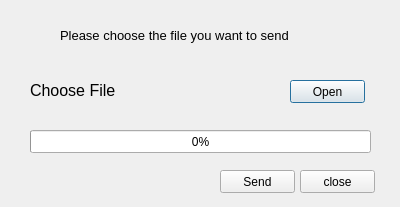
<?xml version="1.0" encoding="UTF-8"?>
<ui version="4.0">
 <class>Server</class>
 <widget class="QDialog" name="Server">
  <property name="geometry">
   <rect>
    <x>0</x>
    <y>0</y>
    <width>400</width>
    <height>207</height>
   </rect>
  </property>
  <property name="windowTitle">
   <string>发送</string>
  </property>
  <widget class="QLabel" name="sStatusLbl">
   <property name="geometry">
    <rect>
     <x>60</x>
     <y>10</y>
     <width>331</width>
     <height>51</height>
    </rect>
   </property>
   <property name="font">
    <font>
     <pointsize>10</pointsize>
    </font>
   </property>
   <property name="text">
    <string>Please choose the file you want to send</string>
   </property>
  </widget>
  <widget class="QProgressBar" name="progressBar">
   <property name="geometry">
    <rect>
     <x>30</x>
     <y>130</y>
     <width>341</width>
     <height>23</height>
    </rect>
   </property>
   <property name="value">
    <number>0</number>
   </property>
  </widget>
  <widget class="QPushButton" name="sOpenBtn">
   <property name="geometry">
    <rect>
     <x>290</x>
     <y>80</y>
     <width>75</width>
     <height>23</height>
    </rect>
   </property>
   <property name="text">
    <string>Open</string>
   </property>
  </widget>
  <widget class="QPushButton" name="sSendBtn">
   <property name="geometry">
    <rect>
     <x>220</x>
     <y>170</y>
     <width>75</width>
     <height>23</height>
    </rect>
   </property>
   <property name="text">
    <string>Send</string>
   </property>
  </widget>
  <widget class="QPushButton" name="sCloseBtn">
   <property name="geometry">
    <rect>
     <x>300</x>
     <y>170</y>
     <width>75</width>
     <height>23</height>
    </rect>
   </property>
   <property name="text">
    <string>close</string>
   </property>
  </widget>
  <widget class="QLabel" name="label_2">
   <property name="geometry">
    <rect>
     <x>30</x>
     <y>80</y>
     <width>131</width>
     <height>21</height>
    </rect>
   </property>
   <property name="font">
    <font>
     <pointsize>12</pointsize>
    </font>
   </property>
   <property name="text">
    <string>Choose File</string>
   </property>
  </widget>
 </widget>
 <resources/>
 <connections/>
</ui>
